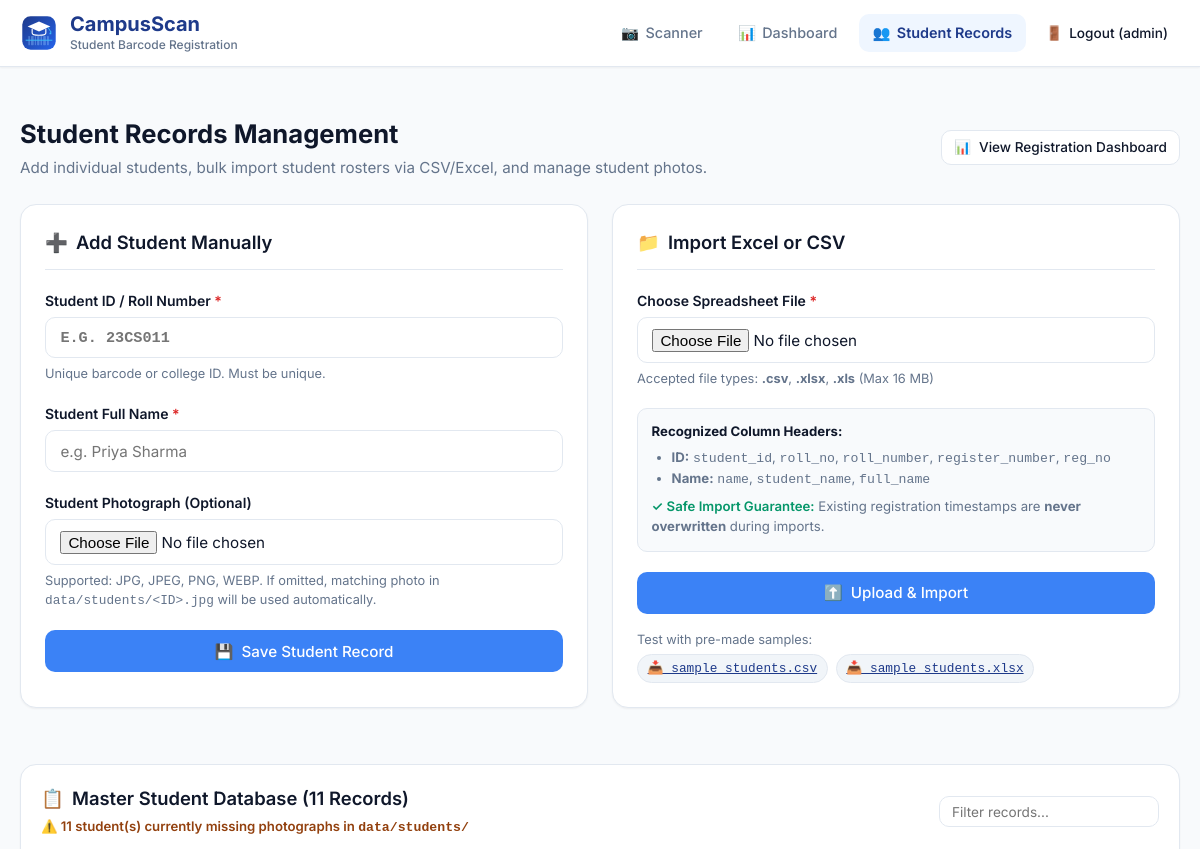
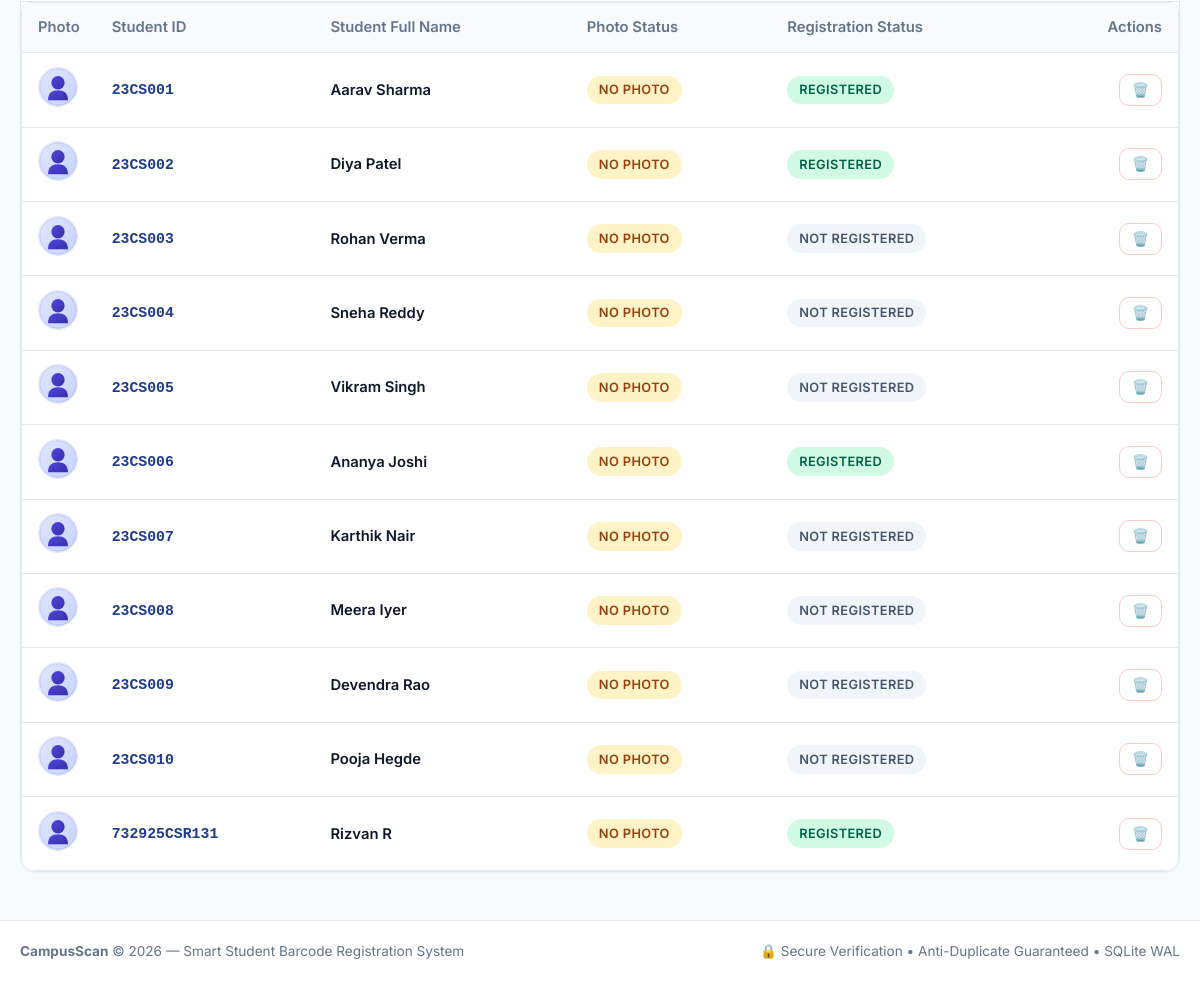
The page /records (signed in) on the database its author committed (2 pictures, top to bottom).
### tables this page shows
CREATE TABLE registrations (
                id INTEGER PRIMARY KEY AUTOINCREMENT,
                student_id TEXT NOT NULL UNIQUE REFERENCES students(student_id) ON DELETE CASCADE,
                registered_at TIMESTAMP DEFAULT CURRENT_TIMESTAMP,
                registered_by TEXT DEFAULT 'scanner',
                notes TEXT
            );

CREATE TABLE students (
                student_id TEXT PRIMARY KEY NOT NULL,
                name TEXT NOT NULL,
                photo_filename TEXT,
                created_at TIMESTAMP DEFAULT CURRENT_TIMESTAMP,
                updated_at TIMESTAMP DEFAULT CURRENT_TIMESTAMP
            );

### app.py (the view)
@app.route('/records')
@admin_required
def records():
    with get_db() as conn:
        cursor = conn.cursor()
        cursor.execute("""
            SELECT
                s.student_id,
                s.name,
                s.created_at,
                CASE WHEN r.student_id IS NOT NULL THEN 1 ELSE 0 END AS is_registered,
                r.registered_at
            FROM students s
            LEFT JOIN registrations r ON s.student_id = r.student_id
            ORDER BY s.student_id ASC
        """)
        rows = cursor.fetchall()
    students = []
    missing_photo_count = 0
    for r in rows:
        has_photo = find_student_photo_file(r['student_id']) is not None
        if not has_photo:
            missing_photo_count += 1
        students.append({
            'student_id': r['student_id'],
            'name': r['name'],
            'created_at': r['created_at'],
            'is_registered': bool(r['is_registered']),
            'registered_at': r['registered_at'],
            'has_photo': has_photo,
            'photo_url': get_photo_url(r['student_id'])
        })
    return render_template(
        'records.html',
        students=students,
        total_students=len(students),
        missing_photo_count=missing_photo_count
    )

### app.py (called while the page is built)
def get_db():
    conn = sqlite3.connect(DB_PATH, timeout=20.0)
    conn.row_factory = sqlite3.Row
    conn.execute("PRAGMA foreign_keys = ON;")
    conn.execute("PRAGMA journal_mode = WAL;")
    return conn

def find_student_photo_file(student_id: str):
    clean_id = str(student_id).strip().upper()
    if not clean_id:
        return None
    try:
        files = os.listdir(STUDENTS_DIR)
    except OSError:
        return None
    for filename in files:
        base, ext = os.path.splitext(filename)
        if base.strip().upper() == clean_id and ext.lower() in ALLOWED_IMAGE_EXTENSIONS:
            return filename
    return None

def get_photo_url(student_id: str):
    photo_file = find_student_photo_file(student_id)
    if photo_file:
        return url_for('serve_student_photo', student_id=student_id)
    return url_for('static', filename='images/default-profile.svg')

def admin_required(f):
    @wraps(f)
    def decorated_function(*args, **kwargs):
        if not session.get('admin_logged_in'):
            flash("Administrator login required to access this page.", "warning")
            return redirect(url_for('login', next=request.url))
        return f(*args, **kwargs)
    return decorated_function

### templates/records.html (shortened to what this page needs)
{% extends 'base.html' %}
{% block content %}
<div class="page-header">
  <div>
    <h1 class="page-title">Student Records Management</h1>
    <p class="page-subtitle">Add individual students, bulk import student rosters via CSV/Excel, and manage student photos.</p>
  </div>
  <div>
    <a href="{{ url_for('dashboard') }}" class="btn btn-outline btn-sm">
      <span>📊</span> View Registration Dashboard
    </a>
  </div>
</div>
<div class="grid-2" style="margin-bottom: 2rem;">
  <div class="card">
    <div class="card-header">
      <h2 class="card-title"><span>➕</span> Add Student Manually</h2>
    </div>
    <form method="POST" action="{{ url_for('add_student') }}" enctype="multipart/form-data">
      <div class="form-group">
        <label for="student_id" class="form-label">Student ID / Roll Number <span style="color: var(--danger);">*</span></label>
        <input
          type="text"
          id="student_id"
          name="student_id"
          class="form-control"
          placeholder="e.g. 23CS011"
          required
          style="text-transform: uppercase; font-family: var(--font-mono); font-weight: 600;"
        >
        <div class="form-help">Unique barcode or college ID. Must be unique.</div>
      </div>
      <div class="form-group">
        <label for="name" class="form-label">Student Full Name <span style="color: var(--danger);">*</span></label>
        <input
          type="text"
          id="name"
          name="name"
          class="form-control"
          placeholder="e.g. Priya Sharma"
          required
        >
      </div>
      <div class="form-group">
        <label for="photo" class="form-label">Student Photograph (Optional)</label>
        <input
          type="file"
          id="photo"
          name="photo"
          class="form-control"
          accept=".jpg,.jpeg,.png,.webp"
        >
        <div class="form-help">Supported: JPG, JPEG, PNG, WEBP. If omitted, matching photo in <code>data/students/&lt;ID&gt;.jpg</code> will be used automatically.</div>
      </div>
      <button type="submit" class="btn btn-primary" style="width: 100%;">
        <span>💾</span> Save Student Record
      </button>
    </form>
  </div>
  <div class="card">
    <div class="card-header">
      <h2 class="card-title"><span>📁</span> Import Excel or CSV</h2>
    </div>
    <form method="POST" action="{{ url_for('import_students') }}" enctype="multipart/form-data">
      <div class="form-group">
        <label for="file" class="form-label">Choose Spreadsheet File <span style="color: var(--danger);">*</span></label>
        <input
          type="file"
          id="file"
          name="file"
          class="form-control"
          accept=".csv,.xlsx,.xls"
          required
        >
        <div class="form-help">
          Accepted file types: <strong>.csv</strong>, <strong>.xlsx</strong>, <strong>.xls</strong> (Max 16 MB)
        </div>
      </div>
      <div style="background: var(--bg-main); border: 1px solid var(--border); border-radius: var(--radius-md); padding: 0.85rem; font-size: 0.825rem; margin-bottom: 1.25rem;">
        <strong>Recognized Column Headers:</strong>
        <ul style="margin: 0.35rem 0 0.5rem 1.25rem; color: var(--text-muted);">
          <li><strong>ID:</strong> <code>student_id</code>, <code>roll_no</code>, <code>roll_number</code>, <code>register_number</code>, <code>reg_no</code></li>
          <li><strong>Name:</strong> <code>name</code>, <code>student_name</code>, <code>full_name</code></li>
        </ul>
        <span style="color: var(--success); font-weight: 600;">✓ Safe Import Guarantee:</span>
        <span style="color: var(--text-muted);">Existing registration timestamps are <strong>never overwritten</strong> during imports.</span>
      </div>
      <div style="display: flex; gap: 0.75rem;">
        <button type="submit" class="btn btn-primary" style="flex: 1;">
          <span>⬆️</span> Upload & Import
        </button>
      </div>
      <div style="margin-top: 1rem; font-size: 0.8rem; color: var(--text-muted);">
        <span>Test with pre-made samples:</span>
        <div style="display: flex; gap: 0.5rem; margin-top: 0.35rem;">
          <a href="/sample_data/sample_students.csv" class="chip" download>📥 sample_students.csv</a>
          <a href="/sample_data/sample_students.xlsx" class="chip" download>📥 sample_students.xlsx</a>
        </div>
      </div>
    </form>
  </div>
</div>
<div class="card" style="padding: 0; overflow: hidden;">
  <div class="card-header" style="padding: 1.25rem 1.25rem 0.75rem; margin-bottom: 0;">
    <div>
      <h2 class="card-title"><span>📋</span> Master Student Database ({{ total_students }} Records)</h2>
      <div style="font-size: 0.825rem; color: var(--text-muted); margin-top: 0.25rem;">
        {% if missing_photo_count > 0 %}
          <span style="color: var(--warning-text); font-weight: 600;">⚠️ {{ missing_photo_count }} student(s) currently missing photographs in <code>data/students/</code></span>
        {% else %}
          <span style="color: var(--success); font-weight: 600;">✓ All students have photographs linked!</span>
        {% endif %}
      </div>
    </div>
    <div>
      <input
        type="text"
        id="records-search"
        class="form-control"
        placeholder="Filter records..."
        style="width: 220px; padding: 0.4rem 0.75rem; font-size: 0.85rem;"
        oninput="filterRecordsTable(this.value)"
      >
    </div>
  </div>
  <div class="table-responsive">
    <table class="table" id="records-table">
      <thead>
        <tr>
          <th style="width: 60px;">Photo</th>
          <th>Student ID</th>
          <th>Student Full Name</th>
          <th>Photo Status</th>
          <th>Registration Status</th>
          <th style="text-align: right;">Actions</th>
        </tr>
      </thead>
      <tbody>
        {% if students %}
          {% for student in students %}
            <tr class="record-row" data-search="{{ student.student_id|lower }} {{ student.name|lower }}">
              <td>
                <img
                  src="{{ student.photo_url }}"
                  alt="{{ student.name }}"
                  class="table-avatar"
                  loading="lazy"
                >
              </td>
              <td>
                <strong style="font-family: var(--font-mono); color: var(--primary);">{{ student.student_id }}</strong>
              </td>
              <td>
                <span style="font-weight: 600;">{{ student.name }}</span>
              </td>
              <td>
                {% if student.has_photo %}
                  <span class="badge badge-registered" title="Matched in data/students/">Photo Linked</span>
                {% else %}
                  <span class="badge badge-warning" title="No photo file in data/students/ matching ID">No Photo</span>
                {% endif %}
              </td>
              <td>
                {% if student.is_registered %}
                  <span class="badge badge-registered">Registered</span>
                {% else %}
                  <span class="badge badge-unregistered">Not Registered</span>
                {% endif %}
              </td>
              <td style="text-align: right;">
                <form method="POST" action="{{ url_for('delete_student', student_id=student.student_id) }}" style="display: inline;" onsubmit="return confirm('Delete student {{ student.student_id }} ({{ student.name }})?');">
                  <button type="submit" class="btn btn-sm btn-outline" style="color: var(--danger); border-color: #fecaca;" title="Delete student">
                    <span>🗑️</span>
                  </button>
                </form>
              </td>
            </tr>
          {% endfor %}
        {% else %}
          <tr>
            <td colspan="6" style="text-align: center; padding: 2.5rem; color: var(--text-muted);">
              No student records found. Add a student above or upload a CSV/Excel file.
            </td>
          </tr>
        {% endif %}
      </tbody>
    </table>
  </div>
</div>
{% endblock %}

### rows shown on the page
registrations: student_id "23CS001", name "Aarav Sharma", shows "REGISTERED"
registrations: student_id "23CS002", name "Diya Patel", shows "REGISTERED"
students: student_id "23CS003", name "Rohan Verma", shows "NOT REGISTERED"
students: student_id "23CS004", name "Sneha Reddy", shows "NOT REGISTERED"
students: student_id "23CS005", name "Vikram Singh", shows "NOT REGISTERED"
registrations: student_id "23CS006", name "Ananya Joshi", shows "REGISTERED"
students: student_id "23CS007", name "Karthik Nair", shows "NOT REGISTERED"
students: student_id "23CS008", name "Meera Iyer", shows "NOT REGISTERED"
students: student_id "23CS009", name "Devendra Rao", shows "NOT REGISTERED"
students: student_id "23CS010", name "Pooja Hegde", shows "NOT REGISTERED"
registrations: student_id "732925CSR131", name "Rizvan R", shows "REGISTERED"

### other values the page prints
{{ session.get('admin_username') }} "admin"
{{ total_students }} "11"
{{ missing_photo_count }} "11"
